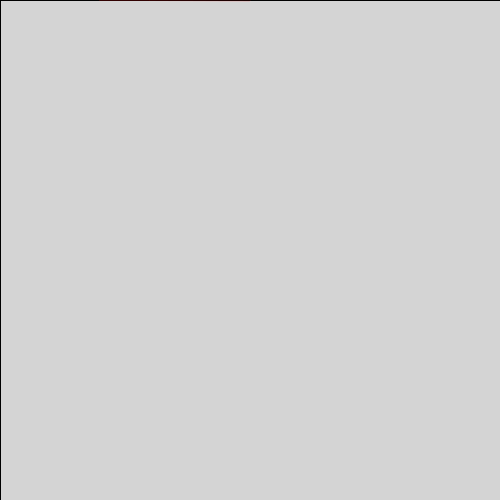
Frame 1 (no input)
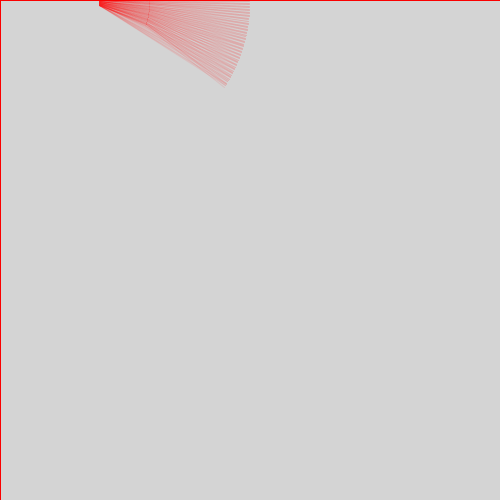
Frame 60 (the mouse pressed at the canvas centre just before this capture)
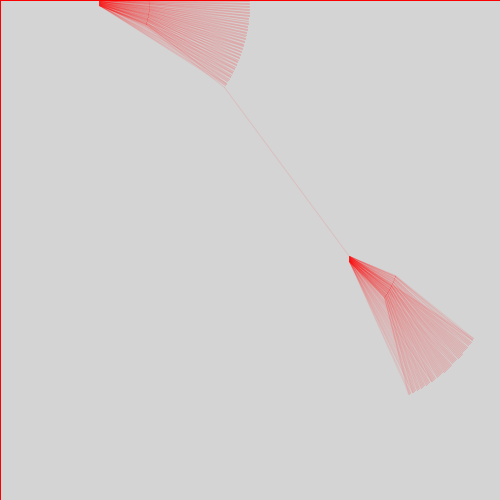
Frame 120 (the mouse held since frame 60 and released just before this capture)

The Processing sketch that drew these frames (run headless with seeded random() and noise(); from frame 60 on, the mouse is pressed at the canvas centre):

// Processing sketch: Fourier
// ── Fourier.pde
ArrayList<Ring> rings = new ArrayList<Ring>();
float oldx;
float oldy;
float branchx;
float branchy;
float oldbranchx;
float oldbranchy;

void setup(){
  size(500, 500);
  colorMode(HSB, 360, 100, 100, 100);
  ringCreate();
  lineDraw();
  background(300);
  frameRate(100);
}

void draw(){
  fill(300, 0.1);
  rect(0, 0, width, height);
  strokeWeight(1);
  stroke(frameCount/100, 100, 100, 10);
  lineDraw();
}
// ── Method.pde
void lineDraw(){
  ArrayList<Ring> Nrings = new ArrayList<Ring>();
  float x = mouseX;
  float y = mouseY;
  for(Ring ring: rings){
    x += cos(ring.angle)*ring.size;
    y += sin(ring.angle)*ring.size;
    ring.angle += ring.speed;
    Nrings.add(ring);
    branchx = x;
    branchy = y;
    line(oldbranchx, oldbranchy, branchx, branchy);
    oldbranchx = branchx;
    oldbranchy = branchy;
  }
  rings = Nrings;
  //line(oldx, oldy, x, y);
  oldx = x;
  oldy = y;
}

void ringCreate(){
  Ring ring = new Ring();
  ring.size = 100 + frameCount/1;
  ring.speed = 0.001+frameCount/1000;
  rings.add(ring);
  ring = new Ring();
  ring.size = 50;
  ring.speed = 0.0066;
  rings.add(ring);
  ring = new Ring();
  ring.size = 100;
  ring.speed = 0.0111;
  rings.add(ring);
  ring = new Ring();
}
// ── Ring.pde
class Ring{
  float size;
  float speed;
  float angle;
}
